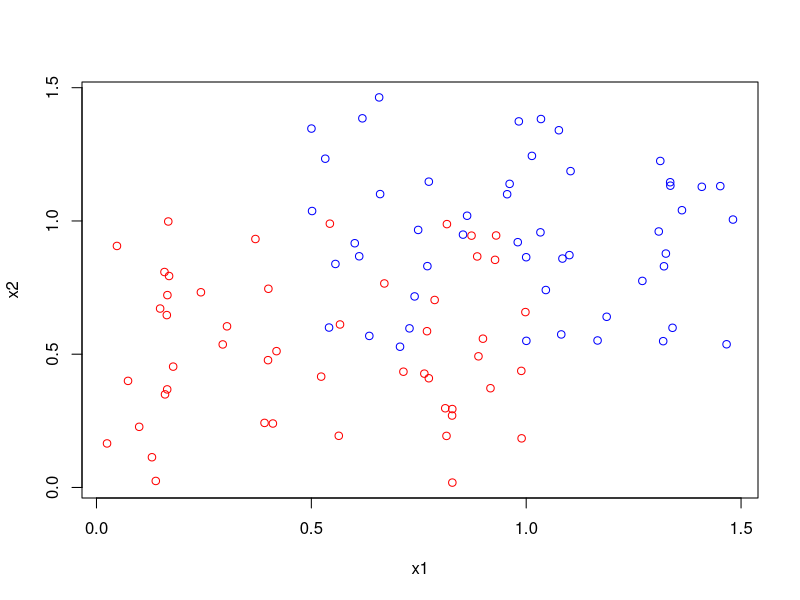

This figure's R source: (Note: this script raises an error after producing the figure.)
## Neural Network Code
## Adapted (tweaked, annotated) from:
## https://tinyurl.com/ynf7drre

N = 50 # total number of data points each group


# The 2 lines below induce "separation" between the 2 groups
# Bigger offsets equate to more separation (harder to classify)
x_offset = 0.5 # group seperation on x axis
y_offset = 0.5 # group seperation on y axis

#############################################

## Create some random data defining two groups
group1_x = runif(N, min = 0, max = 1)
group1_y = runif(N, min = 0, max = 1)

group2_x = runif(N, min = 0+x_offset, max = 1+x_offset)
group2_y = runif(N, min = 0+y_offset, max = 1+y_offset)

x1 = c(group1_x, group2_x)
x2 = c(group1_y, group2_y)

# Lable the first group "1" and the second group "-1"
group_identifier = c(rep(-1,N), rep(1,N))

#############################################

# print all the values of "x1"
print(x1)

# print all the values of "x2"
print(x2)

# print the group identifiers (-1s and 1s)
print(group_identifier)


plot(x1, x2, type='n', xlab='x1', ylab='x2')
points(group1_x, group1_y, col='red')
points(group2_x, group2_y, col='blue')

##########################

# Set some arbitrary initial bias and weights
bias = 0.1 # initial weight
w1 = 0.2 # initial weight
w2 = 0.3 # initial weight

M = 15                 # maximum number of epochs to run
learning_rate = 0.005  # learning rate
th = 0.99              # threshold to stop
verbose = F            # whether detailed weight update info is printed


for (i in 1:M){
  print(paste('Epoch starts: ', i))
  
  ## We reshuffle the order of the datapoint for each epoch.
  index = 1:(2*N)
  index = sample(index)
  
  for (j in index){
    
    # determine whether it classifies as -1 or 1
    activ = bias + w1*x1[j] + w2*x2[j]
    
    if (activ >= 0){
      pred_j = 1   #then we classify as a 1
    }else{
      pred_j = -1} #then we classify as a -1
    
    # tweak the weights if missclassification (if group != pred_j)
    bias = bias + learning_rate*(group_identifier[j] - pred_j)*1.0
    w1 = w1 + learning_rate*(group_identifier[j] - pred_j)*x1[j]
    w2 = w2 + learning_rate*(group_identifier[j] - pred_j)*x2[j]
   
    # tells the user what's going on during the loop...
     if (verbose == T){
      print(paste('  -> updating data point ', j, ' : '))
      print(paste('     -> bias: ' , bias))
      print(paste('     -> w1: ' , w1))
      print(paste('     -> w2: ' , w2))
    }
  }  
  
  # generate all the predicted ys.
  y_pred = bias + w1*x1 + w2*x2 # first run the activ for all points
  y_pred[y_all >= 0] = 1        # convert pos and 0 activ values to +1s 
  y_pred[y_all< 0] = -1         # convert neg activ values to -1s
  
  # accuracy equals the number of correct classifications / N
  acc = sum(y_pred == group_identifier)/length(group_identifier)
  print(paste('Epoch ends: ', i, ' WITH accuracy: ', acc))
    
    # if success criterion for classification is met, then stop
    if (acc >= th){
    break
  }
}        


# Get the info about accuracy 
# (see annotation in function above, where this code also appears)
y_pred = bias + w1*x1 + w2*x2
y_pred[y_all >= 0] = 1
y_pred[y_all< 0] = -1

print(y_pred)

acc = sum(y_pred == group_identifier)/length(group_identifier)
print(acc)

# plot the data with 2 categories, showing classification line
plot(x1, x2, type='n', xlab='X', ylab='Y')
points(x1[which(group_identifier == 1)], x2[which(group_identifier == 1)], col='red')
points(x1[which(group_identifier == -1)], x2[which(group_identifier == -1)], col='blue')
abline(a = -1.0*(bias/w2), b = -1.0*(w1/w2), col='dark green', lwd=3, lty=2)